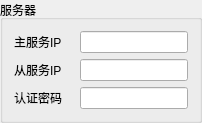
            <widget class="QGroupBox" name="groupBox_6">
             <property name="title">
              <string>服务器</string>
             </property>
             <layout class="QGridLayout" name="gridLayout_10">
              <item row="2" column="0">
               <layout class="QHBoxLayout" name="horizontalLayout_23">
                <item>
                 <widget class="QLabel" name="label_19">
                  <property name="minimumSize">
                   <size>
                    <width>60</width>
                    <height>0</height>
                   </size>
                  </property>
                  <property name="text">
                   <string>从服务IP</string>
                  </property>
                 </widget>
                </item>
                <item>
                 <widget class="QLineEdit" name="lineEdit_slave_ip"/>
                </item>
               </layout>
              </item>
              <item row="1" column="0">
               <layout class="QHBoxLayout" name="horizontalLayout_2">
                <item>
                 <widget class="QLabel" name="label_11">
                  <property name="minimumSize">
                   <size>
                    <width>60</width>
                    <height>0</height>
                   </size>
                  </property>
                  <property name="text">
                   <string>主服务IP</string>
                  </property>
                 </widget>
                </item>
                <item>
                 <widget class="QLineEdit" name="lineEdit_master_ip"/>
                </item>
               </layout>
              </item>
              <item row="3" column="0">
               <layout class="QHBoxLayout" name="horizontalLayout_35">
                <item>
                 <widget class="QLabel" name="label_34">
                  <property name="minimumSize">
                   <size>
                    <width>60</width>
                    <height>0</height>
                   </size>
                  </property>
                  <property name="text">
                   <string>认证密码</string>
                  </property>
                 </widget>
                </item>
                <item>
                 <widget class="QLineEdit" name="lineEdit_server_auth"/>
                </item>
               </layout>
              </item>
             </layout>
            </widget>
